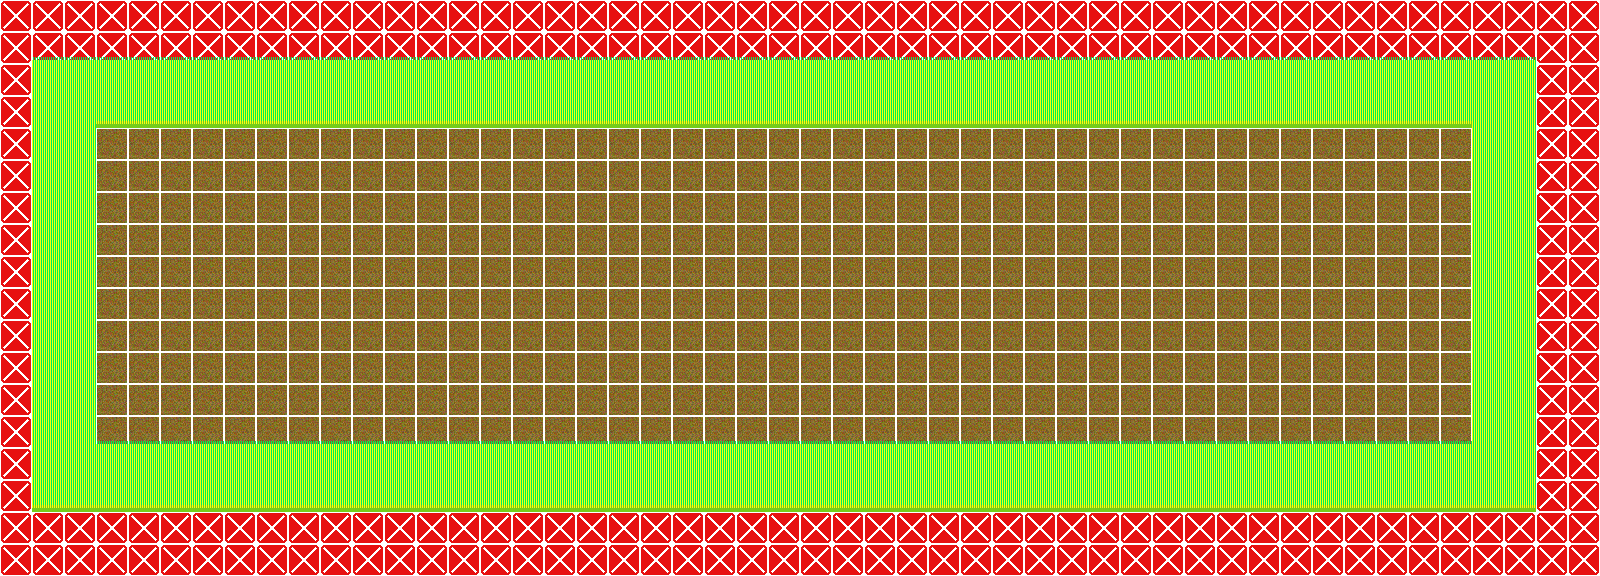

Below is a game level as drawn by its tile map, then a one-line description and the .tmx that defines it (tile-layer data replaced by summaries):
An orthogonal 50x18 tile map with 32x32 px tiles, 2 tile layers (meta, layer), 2 tilesets and 1 object.

<map version="1.0" orientation="orthogonal" renderorder="left-down" width="50" height="18" tilewidth="32" tileheight="32" nextobjectid="1">
 <tileset firstgid="1" name="map" tilewidth="32" tileheight="32">
  <image source="map.png" width="576" height="992" />
  <tile id="0">
   <properties>
    <property name="wall" value="true" />
   </properties>
  </tile>
  <tile id="18">
   <properties>
    <property name="charge" value="true" />
   </properties>
  </tile>
  <tile id="54">
   <properties>
    <property name="height" value="10" />
   </properties>
  </tile>
  <tile id="72">
   <properties>
    <property name="height" value="20" />
   </properties>
  </tile>
  <tile id="90">
   <properties>
    <property name="height" value="30" />
   </properties>
  </tile>
  <tile id="108">
   <properties>
    <property name="height" value="40" />
   </properties>
  </tile>
 </tileset>
 <tileset firstgid="559" name="map2             " tilewidth="32" tileheight="64">
  <image source="map2.png" width="1280" height="1280" />
  <tile id="0">
   <objectgroup draworder="index">
    <object id="0" x="1" y="16" width="30" height="47" />
   </objectgroup>
   <animation>
    <frame tileid="0" duration="100" />
    <frame tileid="1" duration="100" />
   </animation>
  </tile>
 </tileset>
 <layer name="meta" width="50" height="18">
  <data>[900 cells, 470 non-empty, 2 distinct tile ids]</data>
 </layer>
 <layer name="layer" width="50" height="18">
  <data>[900 cells, 900 non-empty, 3 distinct tile ids]</data>
 </layer>
</map>
